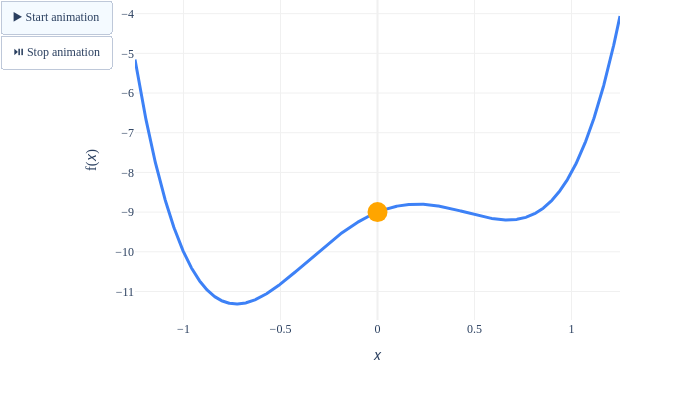

Notebook code for this chart:
### Markdown cell above
With our initial guess of $x^{(0)} = 0$ and a learning rate of $\alpha = 0.01$, the algorithm converges to $x^* \approx -0.727$ in 54 iterations.

### Animations

Let's visualize the execution of the algorithm on this $f(x)$, with several different choices of initial guess and learning rate. In each animation, click the "▶️ Start animation" button to see the algorithm in action. (If the algorithm stops somewhere that isn't a minimum, it's because I set them to only show 50 iterations.)

**Initial guess = $0$, step size = $0.01$**

### Code cell
def minimizing_animation(x0, alpha):

    play_button = {'label': '▶️ Start animation', 'method': 'animate', 'args': [None]}

    stop_button = dict(label='⏯️ Stop animation', method='animate', visible = True,
                args=[(), {'frame': {'duration': 0, 'redraw': False}, 'mode': 'next', 'fromcurrent': True}])

    x = x0
    xs = []
    dfxs = []
    for t in range(50):
        xs.append(x)
        dfxs.append(df(x))
        x = x - alpha * df(x)

    fig = draw_f()

    # Extract layout and background from fig to preserve styling
    base_layout = fig.layout

    grad_anim = go.Figure(
        data=[
            fig.data[0], 
            go.Scatter(
                x=[xs[0]], y=[f(xs[0])], 
                marker={'size': 20, 'color': 'orange'}, showlegend=False
            )
        ],
        frames=[
            go.Frame(
                data=[
                    fig.data[0], 
                    go.Scatter(
                        x=[xs[t]], y=[f(xs[t])], 
                        marker={'size': 20, 'color': 'orange'}, showlegend=False
                    )
                ]
            )
            for t in range(50)
        ],
        layout=go.Layout(
            updatemenus=[dict(
                type="buttons",
                buttons=[play_button, stop_button])],
            # title=fr'$\text{{Gradient Descent on }} f(x) = 5x^4 - x^3 - 5x^2 + 2x - 9 \\ \text{{Initial Guess = }} x^{{(0)}} = \mathbf{{{x0}}}; \:\:\:\: \text{{Step Size = }} \alpha = \mathbf{{{alpha}}}$',
            xaxis=base_layout.xaxis,
            yaxis=base_layout.yaxis,
            template=base_layout.template if 'template' in base_layout else None,
            plot_bgcolor=base_layout.plot_bgcolor if 'plot_bgcolor' in base_layout else "#fff",
            paper_bgcolor=base_layout.paper_bgcolor if 'paper_bgcolor' in base_layout else "#fff",
            font=base_layout.font if 'font' in base_layout else None,
            xaxis_title='𝑥',
            yaxis_title='f(𝑥)',
            margin=dict(t=0)  # Set top margin negative
        )
    )

    grad_anim.update_layout(width=700, height=400)
    
    return grad_anim

minimizing_animation(x0=0, alpha=0.01)

### Figure 1 — Plotly figure (JSON) as saved in the notebook; plotly's stock layout.template omitted (floating-point values rounded to 4 significant figures; data arrays with more than 128 entries replaced by an {"elided": "..."} marker saying what was removed)
{"data": [{"hovertemplate": "x=%{x}<br>y=%{y}<extra></extra>", "legendgroup": "", "line": {"color": "#3d81f6", "dash": "solid", "shape": "linear", "width": 3}, "marker": {"symbol": "circle"}, "mode": "lines", "name": "", "orientation": "v", "showlegend": false, "type": "scatter", "x": {"elided": "1000 float values"}, "xaxis": "x", "y": {"elided": "1000 float values"}, "yaxis": "y"}, {"marker": {"color": "orange", "size": 20}, "showlegend": false, "type": "scatter", "x": [0], "y": [-9]}], "layout": {"font": {"family": "Palatino, serif"}, "height": 400, "margin": {"t": 0}, "paper_bgcolor": "white", "plot_bgcolor": "white", "updatemenus": [{"buttons": [{"args": [null], "label": "▶️ Start animation", "method": "animate"}, {"args": [[], {"frame": {"duration": 0, "redraw": false}, "fromcurrent": true, "mode": "next"}], "label": "⏯️ Stop animation", "method": "animate", "visible": true}], "type": "buttons"}], "width": 700, "xaxis": {"anchor": "y", "domain": [0, 1], "gridcolor": "#f0f0f0", "tickcolor": "#f0f0f0", "title": {"text": "𝑥"}, "zerolinecolor": "#f0f0f0"}, "yaxis": {"anchor": "x", "domain": [0, 1], "gridcolor": "#f0f0f0", "tickcolor": "#f0f0f0", "title": {"text": "f(𝑥)"}, "zerolinecolor": "#f0f0f0"}}}
